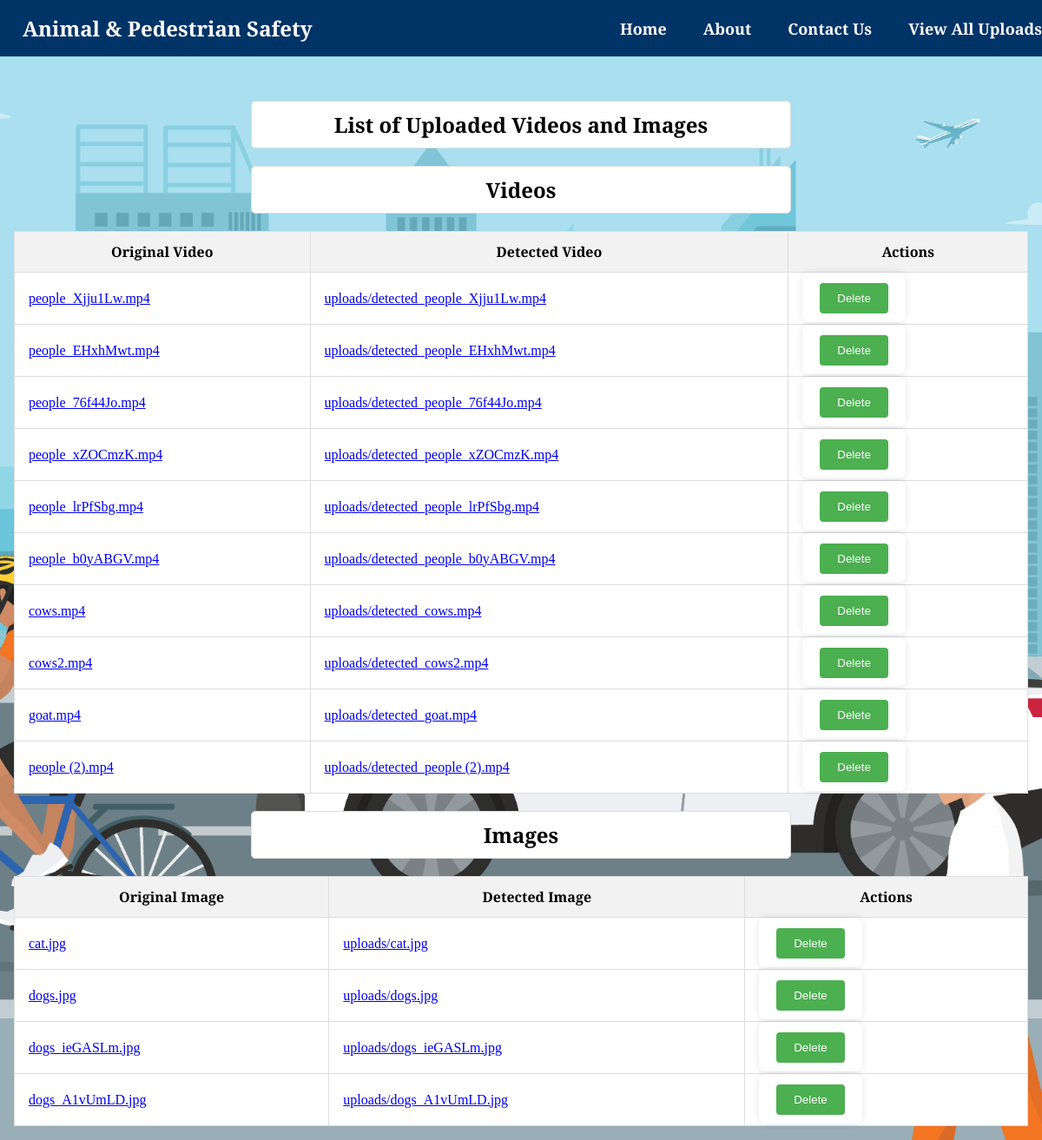
The app's page /uploaded_files/ with its own data.
### detection_app/models.py (models this page shows)
class DetectionVideo(models.Model):
    original_video = models.ForeignKey(UploadedVideo, on_delete=models.CASCADE)
    result_video = models.FileField(upload_to='uploads/')
    detected_at = models.DateTimeField(auto_now_add=True)

class UploadedVideo(models.Model):
    video = models.FileField(upload_to='uploads/')
    uploaded_at = models.DateTimeField(auto_now_add=True)

class DetectionImage(models.Model):
    original_image = models.ForeignKey(UploadedImage, on_delete=models.CASCADE)
    result_image = models.ImageField(upload_to='uploads/')
    detected_at = models.DateTimeField(auto_now_add=True)

class UploadedImage(models.Model):
    image = models.ImageField(upload_to='uploads/')
    uploaded_at = models.DateTimeField(auto_now_add=True)

### detection_app/views.py (the view)
# urls.py: path('uploaded_files/', uploaded_files_list, name='uploaded_files_list'),
def uploaded_files_list(request):
    detection_videos = DetectionVideo.objects.all()
    detection_images = DetectionImage.objects.all()
    context = {
        'detection_videos': detection_videos,
        'detection_images': detection_images
    }
    return render(request, 'uploaded_files_list.html', context)

### detection_app/templates/uploaded_files_list.html (shortened to what this page needs)
<!DOCTYPE html>
<html lang="en">
<head>
    {% load static %}
    <link rel="stylesheet" href="{% static 'styles.css' %}">
</head>
<body>
    <header>
        <h1>Animal & Pedestrian Safety</h1>
        <nav>
            <ul>
                <li><a href="{% url 'homepage' %}">Home</a></li>
                <li><a href="#">About</a></li>
                <li><a href="#">Contact Us</a></li>
                <li><a href="{% url 'uploaded_files_list' %}">View All Uploads</a></li>
            </ul>
        </nav>
    </header>
    <div class="content-container">
        <h2>List of Uploaded Videos and Images</h2>
        <h2>Videos</h2>
        <table>
            <thead>
                <tr>
                    <th>Original Video</th>
                    <th>Detected Video</th>
                    <th>Actions</th>
                </tr>
            </thead>
            <tbody>
                {% for video in detection_videos %}
                <tr>
                    <td><a href="{{ video.original_video.video.url }}">{{ video.original_video.video.name }}</a></td>
                    <td><a href="{{ video.result_video.url }}">{{ video.result_video }}</a></td>
                    <td>
                        <form id="delete-video-form-{{ video.id }}" action="{% url 'delete_detection_video' video.id %}" method="post" style="display:inline;">
                            <button type="button" onclick="confirmDelete(event, 'delete-video-form-{{ video.id }}')" class="delete-button">Delete</button>
                        </form>
                    </td>
                </tr>
                {% empty %}
                <tr>
                    <td colspan="3">No videos uploaded.</td>
                </tr>
                {% endfor %}
            </tbody>
        </table>
        <h2>Images</h2>
        <table>
            <thead>
                <tr>
                    <th>Original Image</th>
                    <th>Detected Image</th>
                    <th>Actions</th>
                </tr>
            </thead>
            <tbody>
                {% for image in detection_images %}
                <tr>
                    <td><a href="{{ image.original_image.image.url }}">{{ image.original_image.image.name }}</a></td>
                    <td><a href="{{ image.result_image.url }}">{{ image.result_image }}</a></td>
                    <td>
                        <form id="delete-image-form-{{ image.id }}" action="{% url 'delete_detection_image' image.id %}" method="post" style="display:inline;">
                            <button type="button" onclick="confirmDelete(event, 'delete-image-form-{{ image.id }}')" class="delete-button">Delete</button>
                        </form>
                    </td>
                </tr>
                {% empty %}
                <tr>
                    <td colspan="3">No images uploaded.</td>
                </tr>
                {% endfor %}
            </tbody>
        </table>
    </div>
</body>
</html>

### static/styles.css (style rules this page uses)
html, body { margin: 0; padding: 0; height: 100%; overflow: hidden; }
body { margin: 0; font-family: 'Playfair Display', serif; background-image: url('./images/background.png'); background-size: cover; background-repeat: no-repeat; background-attachment: fixed; background-position: top; }
header { background-color: #003366; color: white; padding: 20px 20px; display: flex; justify-content: space-between; align-items: center; }
header h1 { margin: 0; font-size: 24px; margin-left: 10px; }
nav ul { list-style-type: none; margin: 0; padding: 0; display: flex; }
nav ul li { margin-left: 10px; margin-right: 10px; }
nav ul li a { color: white; text-decoration: none; font-size: 18px; }
form { background: white; padding: 20px; border-radius: 8px; box-shadow: 0 0 10px rgba(0, 0, 0, 0.1); max-width: 400px; margin: auto; }
form button { background-color: #4CAF50; color: white; border: none; padding: 10px 20px; text-align: center; cursor: pointer; border-radius: 4px; }

### detection_app/templates/uploaded_files_list.html (style rules this page uses)
html, body { height: 100%; margin: 0; padding: 0; overflow: hidden; }
body { display: flex; flex-direction: column; }
header { text-align: center; padding: 1rem; background-color: #003366; color: white; width: 100%; position: fixed; top: 0; left: 0; z-index: 800; }
nav ul { padding: 0; margin: 0; display: flex; justify-content: center; }
nav ul li { margin: 0 1rem; }
nav ul li a { color: white; text-decoration: none; font-weight: bold; margin-left: 10px; }
.content-container { flex: 1; padding: 1rem; margin-top: 80px; overflow: auto; }
h2 { text-align: center; background-color: white; padding: 10px; margin: 20px auto; max-width: 600px; border: 1px solid #ddd; border-radius: 5px; }
table { width: 100%; border-collapse: collapse; background-color: white; }
th, td { padding: 0.75rem 1rem; border: 1px solid #ddd; }
thead { background-color: #f2f2f2; }

### records on screen
DetectionVideo: original_video.video.name "people_Xjju1Lw.mp4", result_video "uploads/detected_people_Xjju1Lw.mp4"
DetectionVideo: original_video.video.name "people_EHxhMwt.mp4", result_video "uploads/detected_people_EHxhMwt.mp4"
DetectionVideo: original_video.video.name "people_76f44Jo.mp4", result_video "uploads/detected_people_76f44Jo.mp4"
DetectionVideo: original_video.video.name "people_xZOCmzK.mp4", result_video "uploads/detected_people_xZOCmzK.mp4"
DetectionVideo: original_video.video.name "people_lrPfSbg.mp4", result_video "uploads/detected_people_lrPfSbg.mp4"
DetectionVideo: original_video.video.name "people_b0yABGV.mp4", result_video "uploads/detected_people_b0yABGV.mp4"
DetectionVideo: original_video.video.name "cows.mp4", result_video "uploads/detected_cows.mp4"
DetectionVideo: original_video.video.name "cows2.mp4", result_video "uploads/detected_cows2.mp4"
DetectionVideo: original_video.video.name "goat.mp4", result_video "uploads/detected_goat.mp4"
DetectionVideo: original_video.video.name "people (2).mp4", result_video "uploads/detected_people (2).mp4"
DetectionImage: original_image.image.name "cat.jpg", result_image "uploads/cat.jpg"
DetectionImage: original_image.image.name "dogs.jpg", result_image "uploads/dogs.jpg"
DetectionImage: original_image.image.name "dogs_ieGASLm.jpg", result_image "uploads/dogs_ieGASLm.jpg"
DetectionImage: original_image.image.name "dogs_A1vUmLD.jpg", result_image "uploads/dogs_A1vUmLD.jpg"
